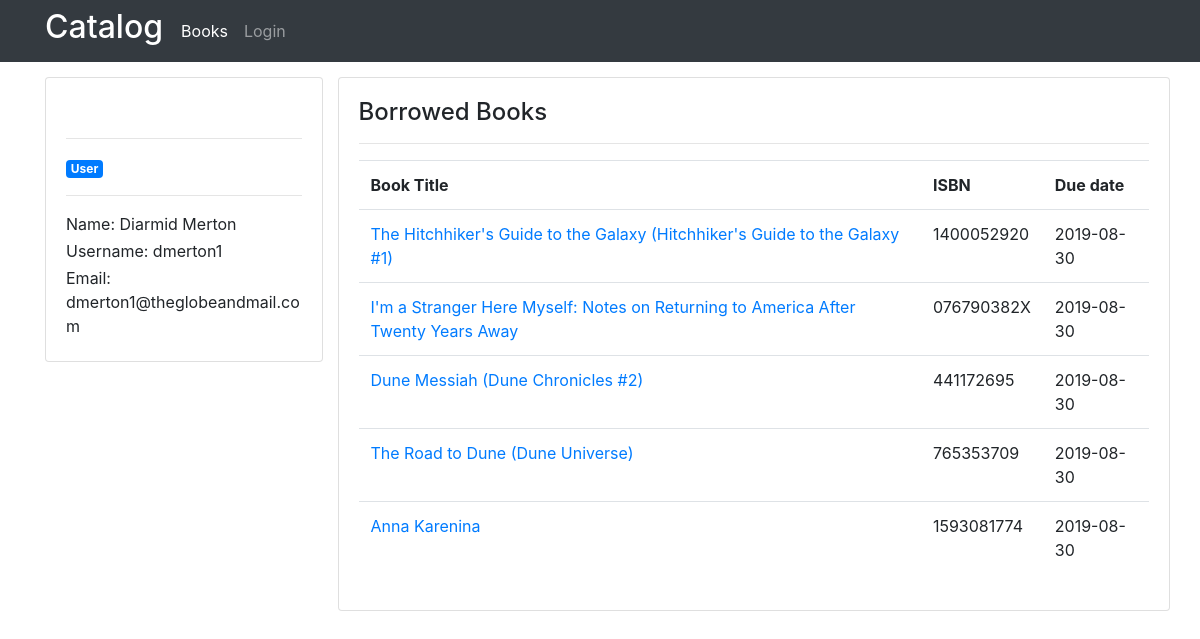
Page /user/dmerton1 on the committed database.
### catalog/models.py (models this page shows, shortened)
class User(db.Model, UserMixin):
    BORROW_LIMIT = 4
    id = db.Column(db.Integer, primary_key=True)
    username = db.Column(db.String(30), unique=True, nullable=False)
    first_name = db.Column(db.String(100), nullable=False)
    last_name = db.Column(db.String(100))
    email = db.Column(db.String(100), nullable=False, unique=True)
    password = db.Column(db.String(200), nullable=False)
    is_admin = db.Column(db.Boolean, unique=False, default=False)
    books = db.relationship('Book', backref='borrower', lazy=True)
    num_borrowed_books = db.Column(db.Integer, nullable=False, default=0)
    @property
    def full_name(self):
        return '{} {}'.format(self.first_name, self.last_name)

class Book(db.Model):
    id = db.Column(db.Integer, primary_key=True)
    title = db.Column(db.String(200), nullable=False)
    average_rating = db.Column(db.Float, nullable=False)
    isbn = db.Column(db.String(10), nullable=False, unique=True)
    language = db.Column(db.String(20), nullable=False)
    num_pages = db.Column(db.Integer, nullable=False)
    rating_count = db.Column(db.Integer, nullable=False)
    text_review_count = db.Column(db.Integer, nullable=False)
    description = db.Column(db.String(1000), nullable=False)
    total_count = db.Column(db.Integer, nullable=False)
    is_borrowed = db.Column(db.Boolean, unique=False, default=False)
    borrowed_date = db.Column(db.DateTime, nullable=True)
    user_id = db.Column(db.Integer, db.ForeignKey('user.id'))
    author = db.relationship('Author', secondary=author_mapping, backref=db.backref('book', lazy='dynamic'))
    def next_available(self):
        return (self.borrowed_date + timedelta(days=3)).date()

### catalog/users/routes.py (the view)
@users.route('/user/<string:username>')
def display_profile(username):
    user = User.query.filter_by(username=username).first()
    books = Book.query.filter_by(borrower=user).all()
    return render_template('profile.html', user_details=user, books=books)

### catalog/templates/profile.html (shortened to what this page needs)
{% extends 'nav.html' %}
{% block content %}
<div class="content-container">
    <div class="grid-container grid-row-profile">
        <div class="item-a">
            <div class="card">
                <div class="card-body">
                    <hr>
                    <div>
                        <div>
                            <span class="badge badge-primary">User</span>
                            <hr>
                        </div>
                        <div>
                            <p id="name"><span>Name: </span>{{ user_details.full_name }}</p>
                            <p id="username"><span>Username: </span>{{ user_details.username }}</p>
                            <p id="email"><span>Email: </span>{{ user_details.email }}</p>
                        </div>
                    </div>
                </div>
            </div>
        </div>
        <div>
            <div class="card">
                <div class="card-body">
                    <h4 class="section-header">Borrowed Books</h4>
                    <hr>
                    <table class="table">
                        <thead>
                            <tr>
                                <td><strong>Book Title</strong></td>
                                <td><strong>ISBN</strong></td>
                                <td><strong>Due date</strong></td></td>
                            </tr>
                        </thead>
                        <tbody>
                            {% for book in books %}
                                <tr>
                                    <td><a href="{{ url_for('books.display_book_details', book_id=book.id) }}">{{ book.title }}</a></td>
                                    <td>{{ book.isbn }}</td>
                                    <td>{{ book.next_available() }}</td>
                                </tr>
                            {% endfor %}
                        </tbody>
                    </table>
                </div>
            </div>
        </div>
    </div>
</div>
{% endblock %}

### catalog/static/css/style.css (style rules this page uses)
p { margin-bottom: 3px; }
.content-container { margin-top: 15px; }
.grid-container { display: grid; grid-template-columns: 25% 75%; grid-row-gap: 15px; grid-column-gap: 15px; }
.grid-row-profile { grid-template-rows: auto auto auto; }
.item-a { grid-column-start: 1; grid-column-end: 1; grid-row-start: 1; grid-row-end: 3; }

### rows in the picture
User: full_name "Diarmid Merton", username "dmerton1", email "dmerton1@theglobeandmail.com"
Book: title "The Hitchhiker's Guide to the Galaxy (Hitchhiker's Guide to the Galaxy #1)", isbn "1400052920", next_available "2019-08-30"
Book: title "I'm a Stranger Here Myself: Notes on Returning to America After Twenty Years Away", isbn "076790382X", next_available "2019-08-30"
Book: title "Dune Messiah (Dune Chronicles #2)", isbn "441172695", next_available "2019-08-30"
Book: title "The Road to Dune (Dune Universe)", isbn "765353709", next_available "2019-08-30"
Book: title "Anna Karenina", isbn "1593081774", next_available "2019-08-30"
